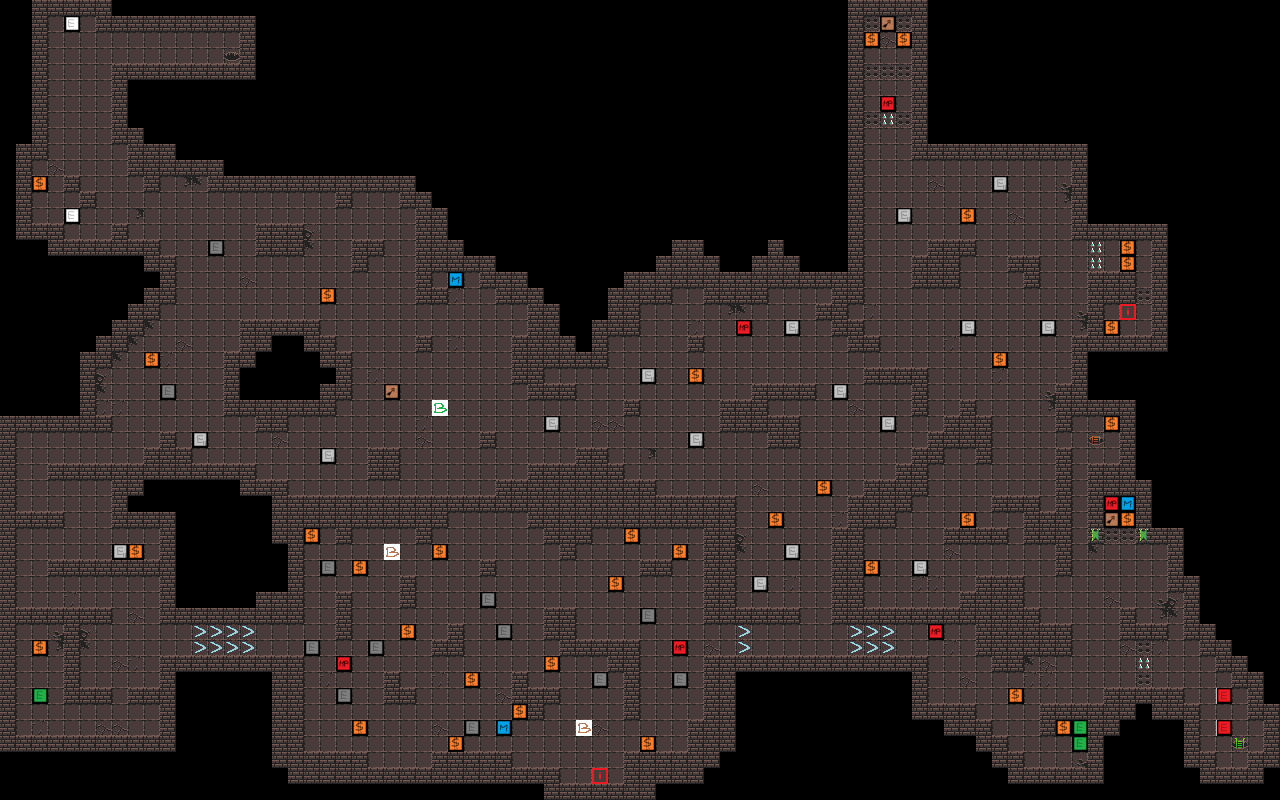

Rendered tile map (Tiled .tmx) drawn with the repository's tilesets; below, a short description and the map source with its tile grids summarised:
An orthogonal 80x50 tile map with 16x16 px tiles, 1 tile layer (Warstwa Kafelków 1).

<map version="1.10" tiledversion="1.10.2" orientation="orthogonal" renderorder="right-down" width="80" height="50" tilewidth="16" tileheight="16" infinite="0" nextlayerid="2" nextobjectid="1">
 <editorsettings>
  <export format="csv" />
 </editorsettings>
 <tileset firstgid="1" source="kafelki_dungeon.tsx" />
 <layer id="1" name="Warstwa Kafelków 1" width="80" height="50">
  <data>[4000 cells, 2505 non-empty, 27 distinct tile ids]</data>
 </layer>
</map>
